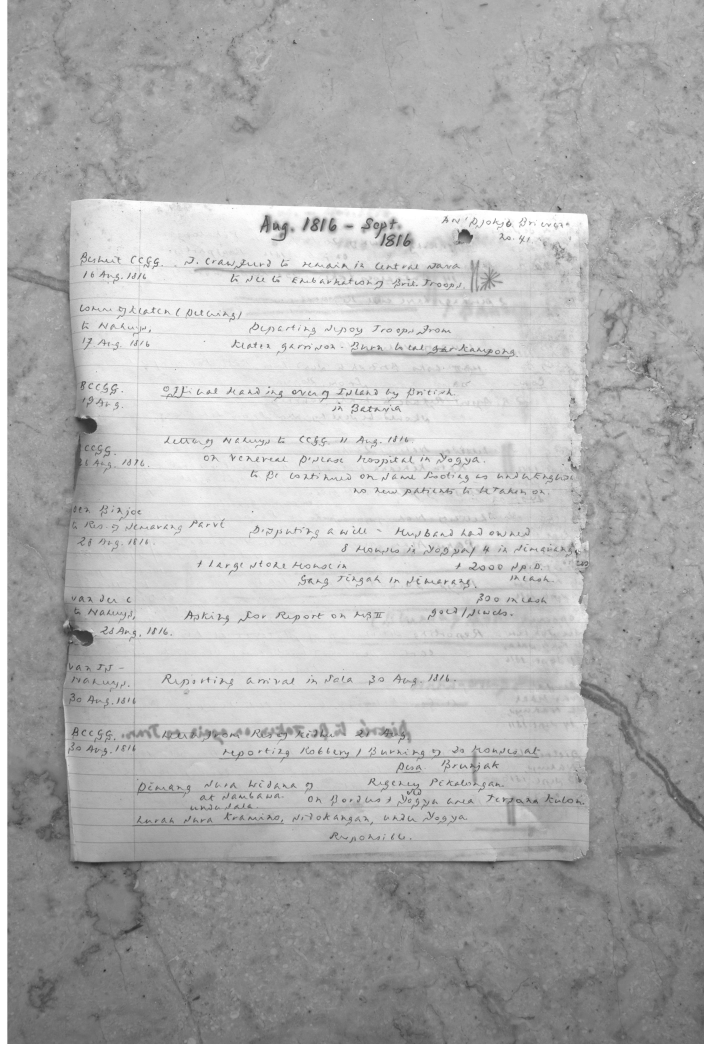
#> input picture jpg/IMG_1225.jpg, 4224 x 6384 px (shown at 1/6 size); its folder holds only this picture in this run
$ python scan_orientations.py
#> lines starting #> are read from the running program, lines starting #| are printed output that depends on the picture
import json
import os
import sys
import cv2
import numpy as np

sys.stdout.reconfigure(encoding="utf-8")
sys.stderr.reconfigure(encoding="utf-8")

REPO_ROOT = os.path.abspath(os.path.join(os.path.dirname(__file__), ".."))
JPG_DIR = os.path.join(REPO_ROOT, "jpg")


def analyze_image(path: str) -> dict:
    # Use imdecode with fromfile to handle any Unicode path safely on Windows
#> called with path = 'jpg/IMG_1225.jpg'
    data = np.fromfile(path, dtype=np.uint8)
    img = cv2.imdecode(data, cv2.IMREAD_GRAYSCALE)
#> img is the input picture: shape (6384, 4224); min 26, max 255, mean 178.1
    if img is None:
        return {"error": "Cannot decode image"}

    h, w = img.shape[:2]
    # Central 80% crop
    y1, y2 = int(h * 0.1), int(h * 0.9)
    x1, x2 = int(w * 0.1), int(w * 0.9)
    crop = img[y1:y2, x1:x2]
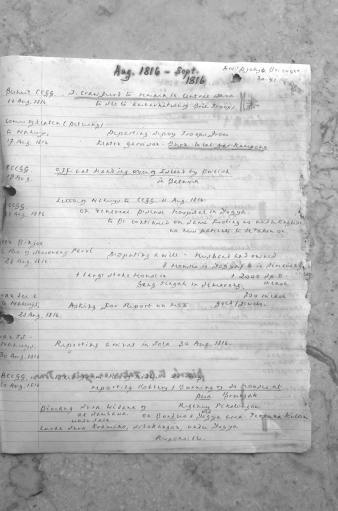
#> crop: shape (5107, 3379) (shown at 1/10 size); min 31, max 255, mean 190.7

    ch, cw = crop.shape[:2]
    scale = 1000.0 / max(ch, cw)
    if scale < 1.0:
        crop = cv2.resize(crop, (int(cw * scale), int(ch * scale)), interpolation=cv2.INTER_AREA)
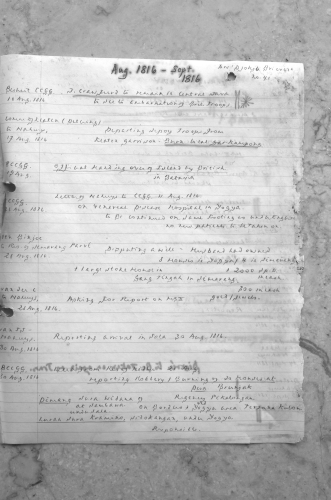
#> crop: shape (1000, 661) (shown at 1/2 size); min 37, max 255, mean 190.7

    edges = cv2.Canny(crop, 50, 150, apertureSize=3)
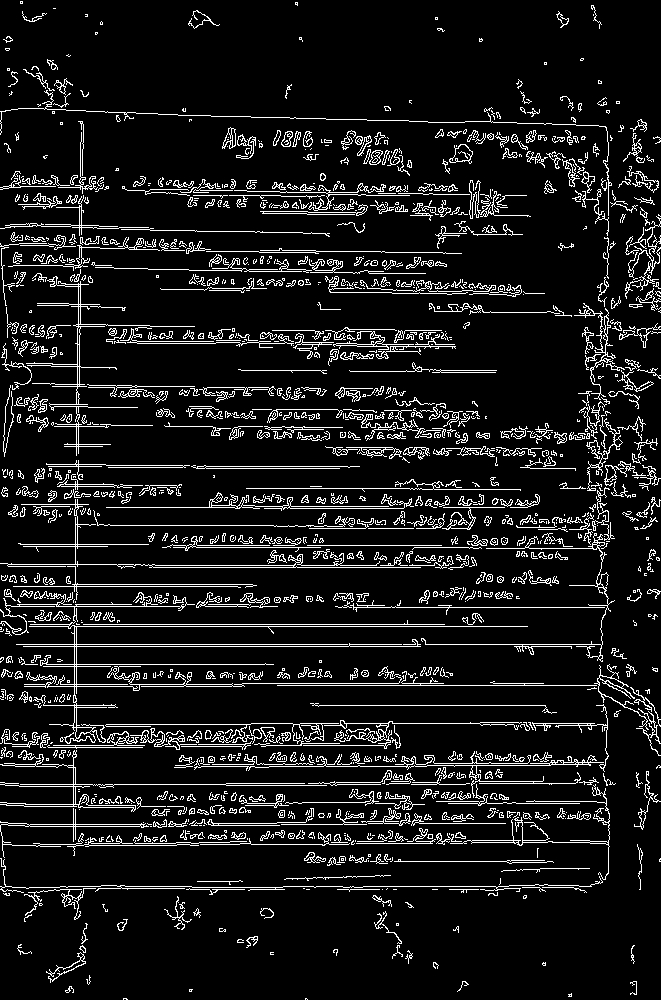
#> edges: shape (1000, 661); 9.5% white in thin lines or dots
    lines = cv2.HoughLinesP(edges, 1, np.pi / 180, threshold=80, minLineLength=50, maxLineGap=10)
#> lines = 398 rows, first 6: [26, 626, 527, 626], [16, 644, 602, 644], [23, 646, 420, 646], [26, 624, 444, 624], [410, 193, 526, 195], [283, 886, 508, 886]

    if lines is None or len(lines) == 0:
        return {"w": w, "h": h, "horiz": 0, "vert": 0, "ratio": 0.0, "flagged": True, "reason": "No lines"}

    horiz = 0
    vert = 0
    for line in lines.reshape(-1, 4):
        lx1, ly1, lx2, ly2 = line
        angle = abs(np.degrees(np.arctan2(ly2 - ly1, lx2 - lx1)))
        if angle < 15.0 or angle > 165.0:
            horiz += 1
        elif 75.0 < angle < 105.0:
            vert += 1
#> this loop made 398 passes
#> (lx1, ly1, lx2, ly2, angle) on passes 1 to 8: (26, 626, 527, 626, 0), (16, 644, 602, 644, 0), (23, 646, 420, 646, 0), (26, 624, 444, 624, 0), (410, 193, 526, 195, 0.988), (283, 886, 508, 886, 0), (78, 432, 83, 124, 89.07), (330, 784, 388, 784, 0)
#> after the loop, horiz = 352; vert = 38

    ratio = (horiz + 1) / (vert + 1)
#> ratio = 9.05
    flagged = ratio < 1.5
#> flagged = False
    reason = f"ratio={ratio:.2f} (h={horiz}, v={vert})" if flagged else "ok"
#> reason = 'ok'
    return {"w": w, "h": h, "horiz": horiz, "vert": vert, "ratio": round(ratio, 2), "flagged": flagged, "reason": reason}


def main():
    files = sorted(f for f in os.listdir(JPG_DIR) if f.lower().endswith(".jpg"))
    print(f"Scanning {len(files)} JPEGs in {JPG_DIR}...")

    flagged = []
    landscape = []
    for fname in files:
        fpath = os.path.join(JPG_DIR, fname)
        res = analyze_image(fpath)
#> res = {'w': 4224, 'h': 6384, 'horiz': 352, 'vert': 38, 'ratio': 9.05, 'flagged': False, 'reason': 'ok'}
        if res.get("w", 0) > res.get("h", 0):
            landscape.append((fname, res.get("w"), res.get("h"), res.get("ratio")))
        if res.get("flagged"):
            flagged.append((fname, res))

    print(f"Total scanned: {len(files)}")
    print(f"Landscape images (w > h): {len(landscape)}")
    if landscape:
        print("  Sample/all landscape:", [(x[0], f"{x[1]}x{x[2]}", f"ratio={x[3]}") for x in landscape[:20]])
    print(f"Flagged (ratio < 1.5 or No lines): {len(flagged)}")
    for fname, res in flagged:
        print(f"  FLAGGED: {fname} | {res.get('w')}x{res.get('h')} | {res.get('reason')}")

    boundaries = [files[0], files[len(files)//2], files[-1]]
    print("Boundary files:", boundaries)

    out_path = os.path.join(os.path.dirname(__file__), "orientation_report.json")
    with open(out_path, "w", encoding="utf-8") as f:
        json.dump({"total": len(files), "landscape": landscape, "flagged": flagged}, f, indent=2)
    print(f"Saved report to {out_path}")


if __name__ == "__main__":
    main()

$ run again, on jpg/IMG_1238.jpg
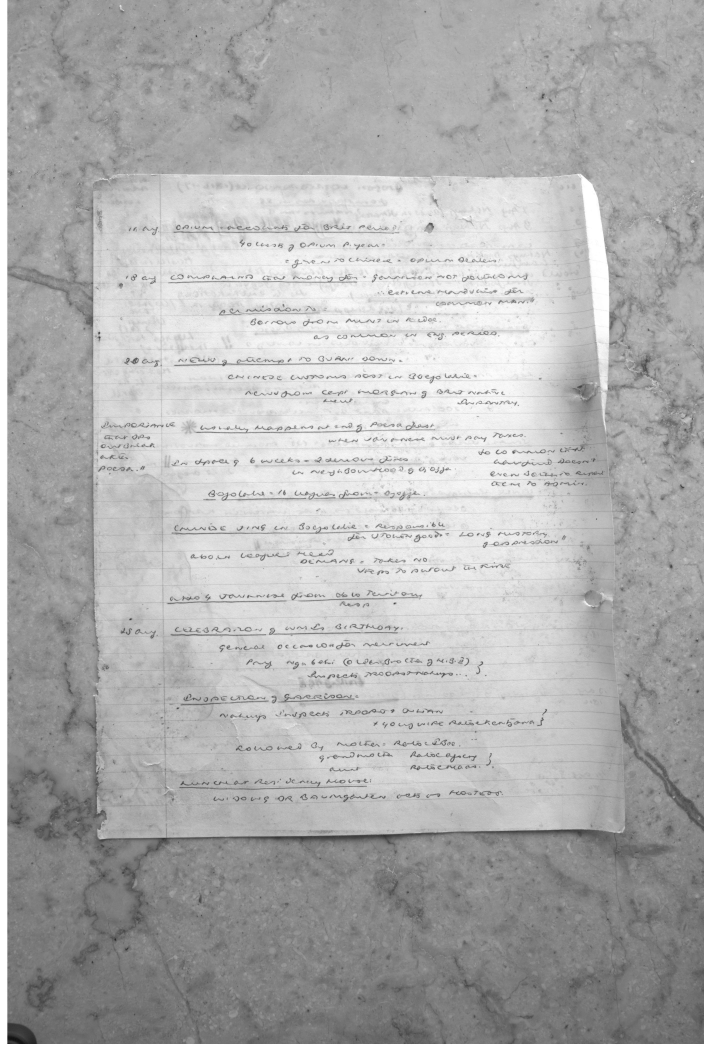
#> input picture jpg/IMG_1238.jpg, 4224 x 6384 px (shown at 1/6 size)
#> in analyze_image, img is the input picture: shape (6384, 4224); min 4, max 255, mean 176.9
#> in analyze_image, `crop = cv2.resize(crop, (int(cw * scale), int(ch * scale)), interpolat..`:
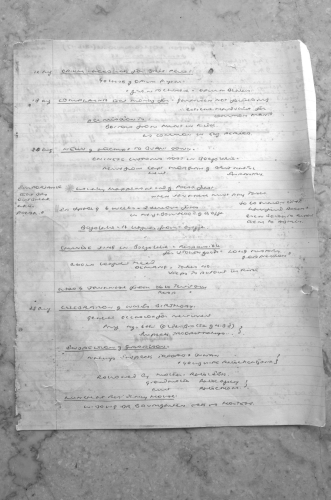
#> crop: shape (1000, 661) (shown at 1/2 size); min 41, max 255, mean 189.5
#> in analyze_image, `edges = cv2.Canny(crop, 50, 150, apertureSize=3)`:
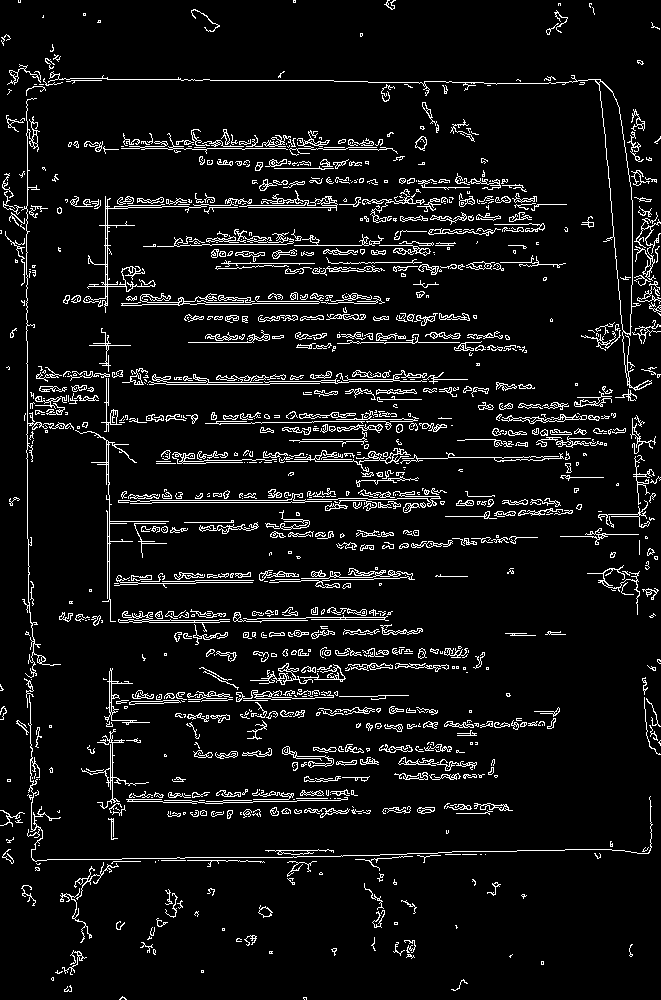
#> edges: shape (1000, 661); 7% white in thin lines or dots
#> lines = 272 rows, first 6: [27, 538, 27, 275], [111, 670, 113, 777], [32, 427, 86, 426], [107, 305, 107, 199], [488, 500, 555, 500], [602, 108, 628, 400]
#> the loop in analyze_image, `for line in lines.reshape(-1, 4):` made 272 passes
#> (lx1, ly1, lx2, ly2, angle) on passes 1 to 8: (27, 538, 27, 275, 90), (111, 670, 113, 777, 88.93), (32, 427, 86, 426, 1.06), (107, 305, 107, 199, 90), (488, 500, 555, 500, 0), (602, 108, 628, 400, 84.91), (237, 857, 379, 855, 0.807), (471, 457, 569, 456, 0.585)
#> after the loop in analyze_image, `for line in lines.reshape(-1, 4):`: horiz = 233; vert = 33
#> ratio = 6.88
#> flagged = False
#> reason = 'ok'
#> res = {'w': 4224, 'h': 6384, 'horiz': 233, 'vert': 33, 'ratio': 6.88, 'flagged': False, 'reason': 'ok'}

$ run again, on jpg/IMG_1239.jpg
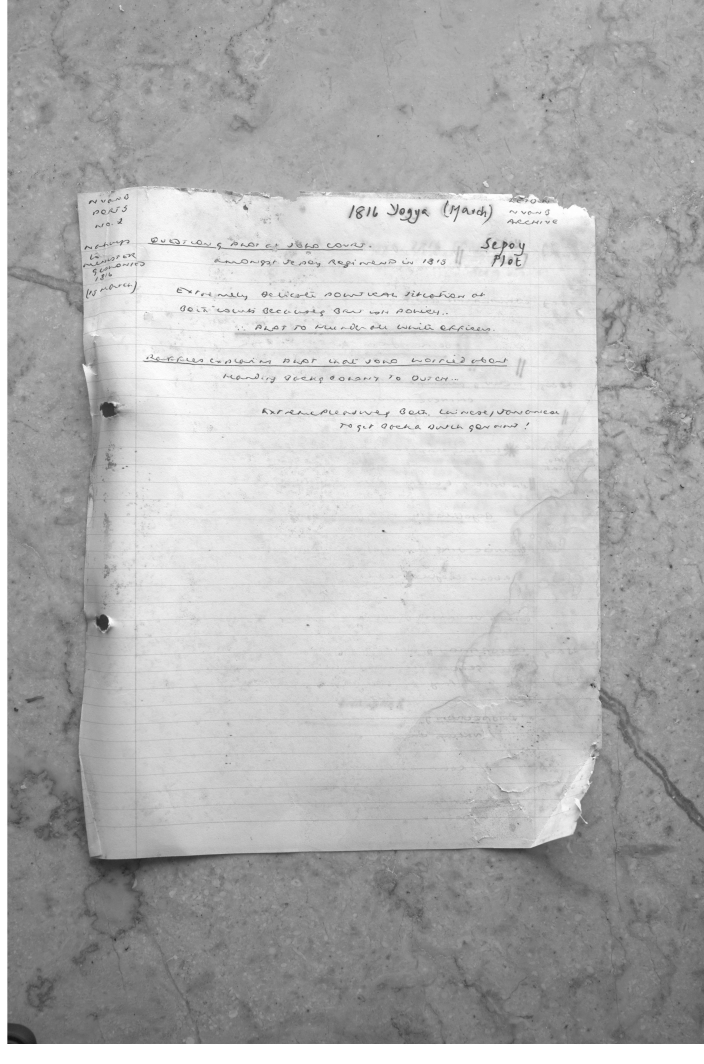
#> input picture jpg/IMG_1239.jpg, 4224 x 6384 px (shown at 1/6 size)
#> in analyze_image, img is the input picture: shape (6384, 4224); min 3, max 255, mean 178.4
#> in analyze_image, `crop = cv2.resize(crop, (int(cw * scale), int(ch * scale)), interpolat..`:
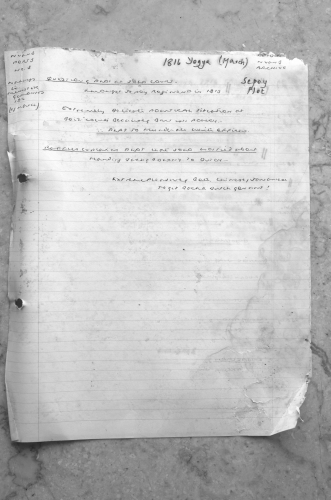
#> crop: shape (1000, 661) (shown at 1/2 size); min 35, max 255, mean 192.7
#> in analyze_image, `edges = cv2.Canny(crop, 50, 150, apertureSize=3)`:
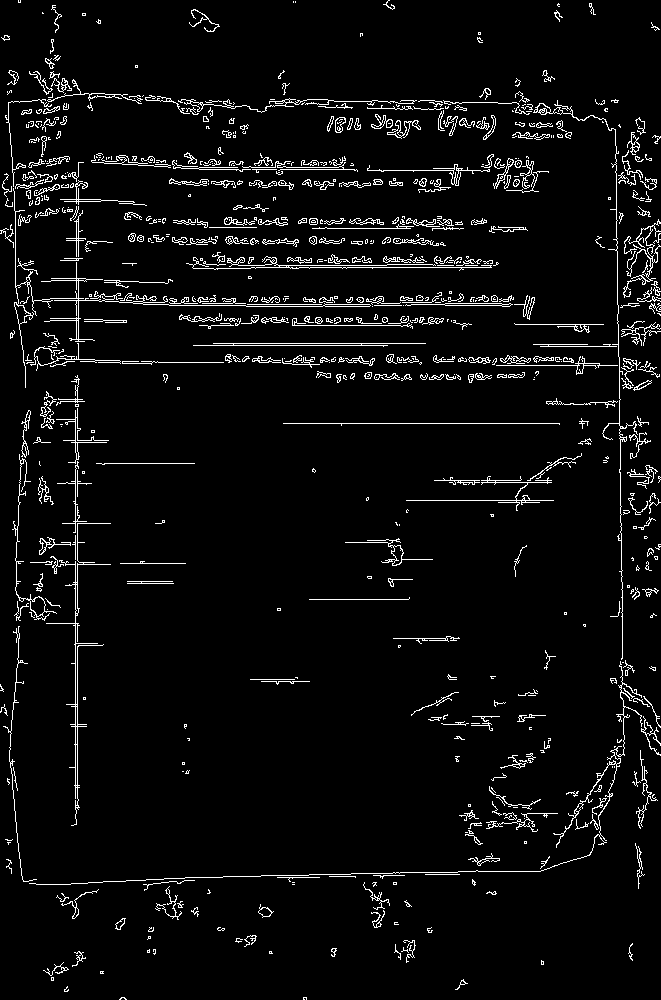
#> edges: shape (1000, 661); 4.6% white in thin lines or dots
#> lines = 149 rows, first 6: [75, 824, 75, 376], [77, 808, 77, 375], [283, 423, 559, 423], [617, 265, 618, 356], [231, 265, 386, 265], [78, 260, 78, 162]
#> the loop in analyze_image, `for line in lines.reshape(-1, 4):` made 149 passes
#> (lx1, ly1, lx2, ly2, angle) on passes 1 to 8: (75, 824, 75, 376, 90), (77, 808, 77, 375, 90), (283, 423, 559, 423, 0), (617, 265, 618, 356, 89.37), (231, 265, 386, 265, 0), (78, 260, 78, 162, 90), (251, 267, 491, 267, 0), (392, 170, 458, 171, 0.868)
#> after the loop in analyze_image, `for line in lines.reshape(-1, 4):`: horiz = 116; vert = 32
#> ratio = 3.55
#> flagged = False
#> reason = 'ok'
#> res = {'w': 4224, 'h': 6384, 'horiz': 116, 'vert': 32, 'ratio': 3.55, 'flagged': False, 'reason': 'ok'}
